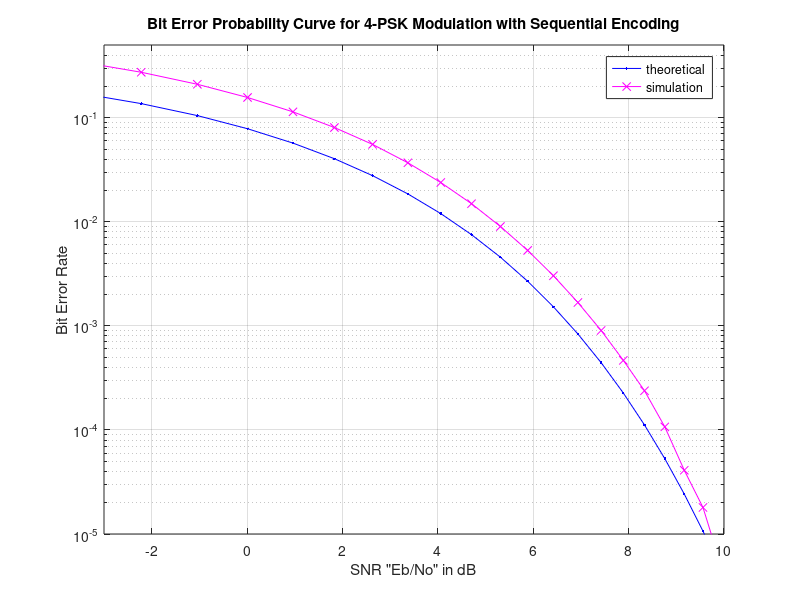

The MATLAB source for this figure:
clear;

% experiment variables
N = 10^6; % number of symbols
heta = 2; % path loss exponent

% Transmitter

% encode symbols (sequential)
symbols = randi([0 3],[1,N]); % random bits to transmit
bits = de2bi(symbols);
bits = bits.'; % transpose to match theory

% 4-PSK modulation 00 -> -1; 01 -> j1; 10 -> -j1; 11 -> 1
s = 2*bits(1,:)-1 + 1i*(2*bits(2,:)-1);

% s = s.'
% amplitude (power) in mW
% we will increase this over the given range 
% to see the effects on bit error rate
a_min = 10^(-3);
a_max = 10^1;
A = [a_min:0.1:a_max];
Eb = 10*log(A);

% Noise
N0 = 1;
norm_factor = 1/sqrt(2);
% gaussian noise vector (same size as number of bits transmitted) in watts
n = norm_factor*(normrnd(0,N0,[1,N]) + 1i*normrnd(0,N0,[1,N])); % li = j (matlab prompted this)
SNR = Eb./N0; % range of SNR values to iterate overr

num_trials = length(SNR);
nErr = zeros(1,num_trials);
bits_received = zeros(2,N);

for i = 1:num_trials
   % Noise addition
   r = s + 10^(-SNR(i)/(heta*10))*n; % AWG in mW

   % receiver - hard decision decoding
   bits_received(1,:) = real(r)>0;
   bits_received(2,:) = imag(r)>0;

   % counting the errors
   nErr(i) = size(find(bits - bits_received),1);
end

simBer = nErr/N; % simulated BER
EbN0 = 10.^(SNR/10);
theoryBer = qfunc(sqrt(2*EbN0)); % theoretical BER

% plot
close all
figure
semilogy(SNR,theoryBer,'b.-');
hold on
semilogy(SNR,simBer,'mx-');
% hold on
axis([-3 10 10^-5 0.5])
grid on
legend('theoretical', 'simulation');
xlabel('SNR "Eb/No" in dB');
ylabel('Bit Error Rate');
title('Bit Error Probability Curve for 4-PSK Modulation with Sequential Encoding');
